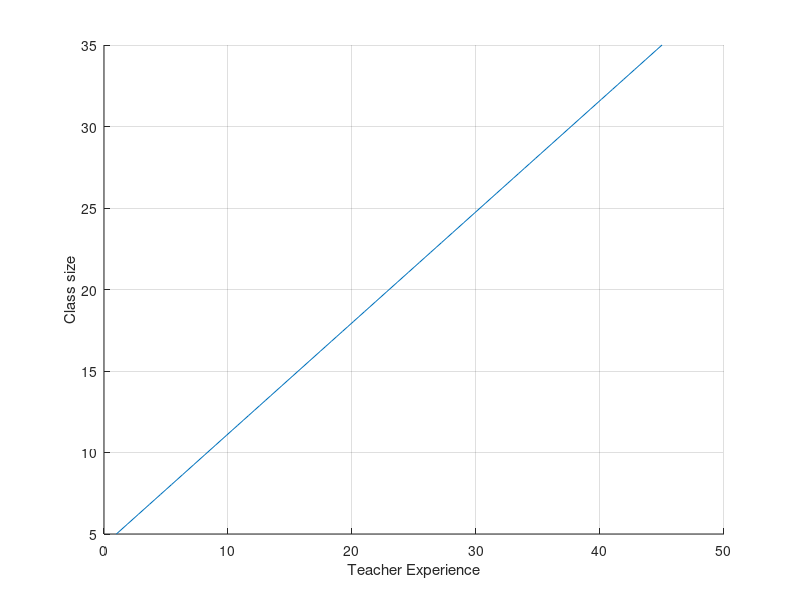
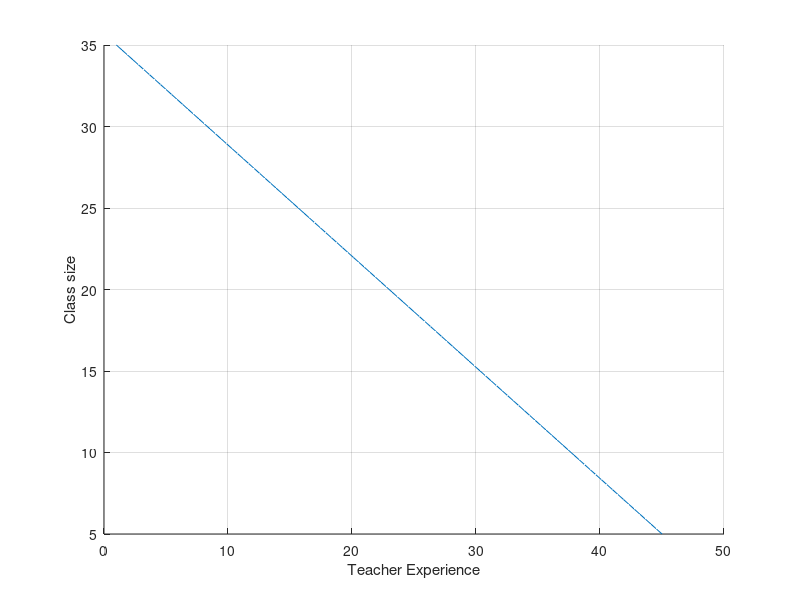

Recreate these plots in MATLAB, in order.
X1 = linspace(1,45,100); X2 = linspace(45,1,100); 
Y = linspace(5,35,100);
Z1 = X1./Y; Z2 = X2./Y; 

figure;
hold on; grid on;
plot3(X1,Y,Z1)
xlabel('Teacher Experience')
ylabel('Class size')
zlabel('Value')

figure;
hold on; grid on;
plot3(X2,Y,Z2)
xlabel('Teacher Experience')
ylabel('Class size')
zlabel('Value')
